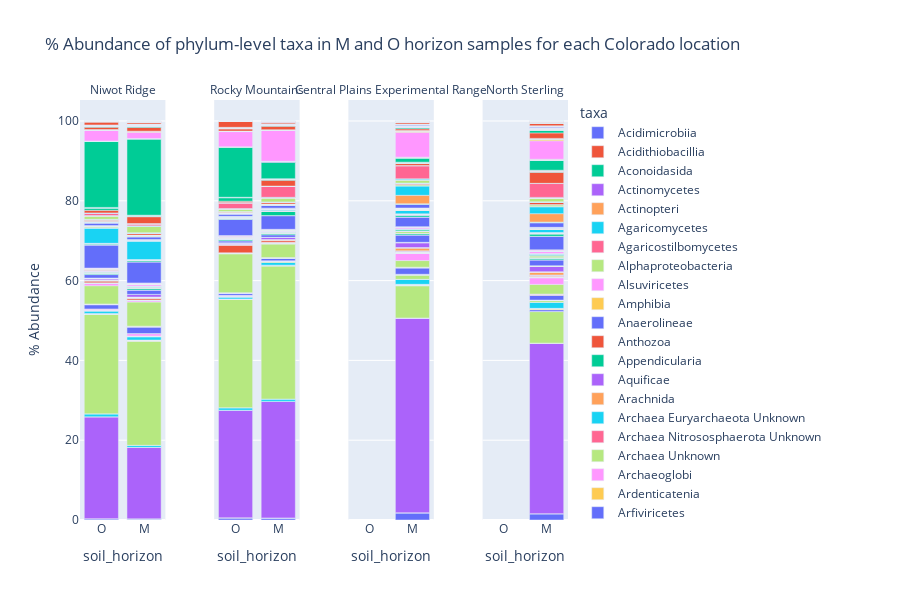

This figure's notebook cell:
### Markdown cell above
## Plot the taxa abundance of M and O horizon soil samples for each location

Using the plotly library, the percent abundance of the taxa is plotted as a bar chart for each geo location and faceted by soil horizon.

### Code cell
geo_fig = px.bar(loc_abund_df, x = "soil_horizon", y="avg_relative_abundance", color = "taxa", 
                 facet_col = "location",
                 facet_col_spacing = 0.1,
                 title = "% Abundance of phylum-level taxa in M and O horizon samples for each Colorado location", 
                 labels = {"geo_loc_name": "Location", "avg_relative_abundance": "% Abundance"},
                 height = 600)
# update figure to remove "location=" from facet column labels
geo_fig.for_each_annotation(lambda a: a.update(text=a.text.replace("location=", "")))

# show figure
geo_fig.show()
